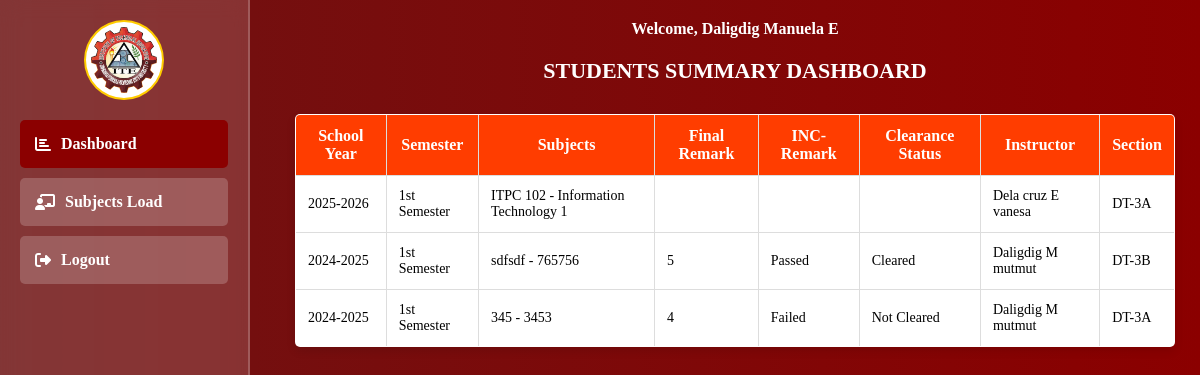
The app's page /student (signed in) with its own data.
### tables this page shows
CREATE TABLE `student_subjects` (
  `id` int(11) NOT NULL,
  `subject_id` int(11) DEFAULT NULL,
  `midterm` varchar(50) NOT NULL,
  `finalterm` varchar(50) NOT NULL,
  `remark` varchar(50) NOT NULL,
  `clearance` varchar(100) NOT NULL,
  `grade_id` int(11) DEFAULT NULL,
  `teacher_id` int(11) DEFAULT NULL,
  `semester_id` int(11) DEFAULT NULL,
  `student_id` int(11) DEFAULT NULL
);

CREATE TABLE `school_year` (
  `id` int(11) NOT NULL,
  `school_year` varchar(100) NOT NULL,
  `create_at` timestamp NOT NULL DEFAULT current_timestamp()
);

CREATE TABLE `semesters` (
  `id` int(11) NOT NULL,
  `semester` varchar(100) NOT NULL
);

CREATE TABLE `subject_year` (
  `id` int(11) NOT NULL,
  `name` varchar(100) NOT NULL,
  `code` varchar(100) NOT NULL,
  `created_at` datetime NOT NULL DEFAULT current_timestamp(),
  `program_id` int(11) DEFAULT NULL,
  `semester_id` int(11) DEFAULT NULL,
  `year_id` int(11) DEFAULT NULL,
  `teacher_id` int(11) DEFAULT NULL,
  `section_id` int(11) DEFAULT NULL
);

CREATE TABLE `sections` (
  `id` int(11) NOT NULL,
  `section_name` varchar(50) NOT NULL,
  `created_at` datetime NOT NULL DEFAULT current_timestamp(),
  `admin_id` int(11) DEFAULT NULL,
  `teacher_id` int(11) DEFAULT NULL,
  `student_id` int(11) DEFAULT NULL
);

### student/student_function.php (called while the page is built, shortened)
<?php
include "../db_connect.php";
function GetSchoolYearById($school_year)
{
    global $pdo;
    try {
        $stmt = $pdo->prepare("
        SELECT s.school_year FROM subject_year sy
        INNER JOIN school_year s ON sy.year_id = s.id
        WHERE year_id = ?
        ");
        $stmt->execute([$school_year]);
        return $stmt->fetch();
    } catch (PDOException $e) {
        return [];
    }
}
function getStudentName($id)
{
    global $pdo;
    try {
        $stmt = $pdo->prepare("SELECT
        CONCAT(lname, ' ', fname, ' ', mname) AS full_name
     FROM students WHERE id = ?");
        $stmt->execute([$id]);
        return $stmt->fetch(PDO::FETCH_ASSOC);
    } catch (PDOException $e) {
        error_log("Database Error: " . $e->getMessage());
        return [];
    }
}
function GetSemesterById($semester_id)
{
    global $pdo;
    try {
        $stmt = $pdo->prepare("
        SELECT s.semester FROM subject_year sy
        INNER JOIN semesters s ON sy.semester_id = s.id
        WHERE semester_id = ?
        ");
        $stmt->execute([$semester_id]);
        return $stmt->fetch();
    } catch (PDOException $e) {
        return [];
    }
}
function GetSectionById($section_id)
{
    global $pdo;
    try {
        $stmt = $pdo->prepare("
        SELECT s.section_name FROM subject_year sy
        INNER JOIN sections s ON sy.section_id = s.id
        WHERE section_id = ?
        ");
        $stmt->execute([$section_id]);
        return $stmt->fetch();
    } catch (PDOException $e) {
        return [];
    }
}
function GetInstructorById($instructor_id)
{
    global $pdo;
    try {
        $stmt = $pdo->prepare("
        SELECT
        CONCAT(s.lname, ' ', s.mname, ' ', s.fname) AS instructor_name
        FROM subject_year sy
        INNER JOIN teachers s ON sy.teacher_id = s.id
        WHERE teacher_id = ?
        ");
        $stmt->execute([$instructor_id]);
        return $stmt->fetch();
    } catch (PDOException $e) {
        return [];
    }
}
function getYearSubjectStudent2($student_id)
{
    global $pdo;
    try {
        $stmt = $pdo->prepare("
           SELECT ss.id, ss.clearance, ss.remark, ss.finalterm,
           sy.id AS subject_id, sy.name, sy.code, sy.semester_id, sy.section_id, sy.year_id, sy.teacher_id,
           s.id AS student_id, CONCAT(s.lname, ' ', s.mname, ' ', s.fname) AS student_complete_name
           FROM student_subjects ss
           INNER JOIN subject_year sy ON ss.subject_id = sy.id
           INNER JOIN students s ON ss.student_id = s.id
           WHERE ss.student_id = ?
        ");
        $stmt->execute([$student_id]);
        return $stmt->fetchAll(PDO::FETCH_ASSOC);
    } catch (PDOException $e) {
        error_log("Database Error: " . $e->getMessage());
        return [];
    }
}

### student/index.php (the view, shortened to what this page needs)
<?php
include "../db_connect.php";
include "./student_function.php";
?>
<head>
    <link rel="stylesheet" href="https://cdnjs.cloudflare.com/ajax/libs/font-awesome/6.2.0/css/all.css">
    <?php include "./sidebar.php" ?>
    <div class="sidebar">
        <div class="profile-info">
            <img src="../images/ITE.png" alt="Profile Icon" class="profile-icon">
        </div>
        <div class="sidebar-item" style="background-color: red;">
            <a href="./index.php"><i class="fas fa-chart-bar"></i> Dashboard</a>
        </div>
        <div class="sidebar-item">
            <a href="./subject_load.php"><i class="fas fa-chalkboard-teacher"></i> Subjects Load </a>
        </div>
        <div class="sidebar-item">
            <a href="./logout.php"><i class="fas fa-sign-out-alt"></i> Logout</a>
        </div>
    </div>
    <div class="content">
        <h4>Welcome, <?php $section = getStudentName($student_id) ?>
            <td><?php echo $section['full_name']; ?></td>
        </h4>
        <div class="dashboard-container">
            <div class="right-content">
                <h2>Students Summary Dashboard</h2>
                <div class="dashboard-container">
                    <div class="right-content">
                        <table border="1" cellpadding="10" cellspacing="2px">
                            <thead>
                                <tr>
                                    <th>School Year</th>
                                    <th>Semester</th>
                                    <th>Subjects</th>
                                    <th>Final Remark</th>
                                    <th>INC-Remark</th>
                                    <th>Clearance Status</th>
                                    <th>Instructor</th>
                                    <th>Section</th>
                                </tr>
                            </thead>
                            <tbody>
                            <tbody align="left">
                                <?php
                                $subjects = getYearSubjectStudent2($student_id);
                                if (!empty($subjects)) {
                                    foreach ($subjects as $subject) {
                                        ?>
                                        <tr>
                                            <?php $section = GetSchoolYearById($subject['year_id']) ?>
                                            <td><?php echo $section['school_year']; ?></td>
                                            <?php $section = GetSemesterById($subject['semester_id']) ?>
                                            <td><?php echo $section['semester']; ?></td>
                                            <td><?php echo $subject['code'] . " - " . $subject['name']; ?></td>
                                            <td><?php echo $subject['finalterm']; ?></td>
                                            <td><?php echo $subject['remark']; ?></td>
                                            <td><?php echo $subject['clearance']; ?></td>
                                            <?php $section = GetInstructorById($subject['teacher_id']) ?>
                                            <td><?php echo $section['instructor_name']; ?></td>
                                            <?php $section = GetSectionById($subject['section_id']) ?>
                                            <td><?php echo $section['section_name']; ?></td>
                                        </tr>
                                        <?php
                                    }
                                } else {
                                    echo '<tr align="center">
                                            <td colspan="8">Wait for the data loads</td>
                                            </tr>';
                                }
                                ?>
                            </tbody>
                            </tbody>
                        </table>
                    </div>
                </div>
            </div>
        </div>
    </div>

### student/index.php (style rules this page uses)
* { margin: 0; padding: 0; box-sizing: border-box; font-family: 'Georgia', serif; }
.sidebar { width: 250px; height: 100vh; background: rgba(255, 255, 255, 0.15); backdrop-filter: blur(10px); padding: 20px; position: fixed; left: 0; top: 0; overflow-y: auto; border-right: 2px solid rgba(255, 255, 255, 0.2); }
.sidebar .profile-info { text-align: center; margin-bottom: 20px; }
h4 { color: white; }
.sidebar .profile-icon { width: 80px; border-radius: 50%; background: white; padding: 5px; border: 2px solid #ffcc00; }
.sidebar-item { padding: 15px; margin: 10px 0; background: rgba(255, 255, 255, 0.2); border-radius: 5px; transition: 0.3s; font-size: 16px; }
.sidebar-item a { color: #FFFFFF; text-decoration: none; display: flex; align-items: center; font-weight: bold; }
.sidebar-item a i { margin-right: 10px; }
.content { margin-left: 275px; padding: 20px; width: calc(100% - 280px); display: flex; flex-direction: column; align-items: center; }
table { width: 100%; max-width: 1000px; border-collapse: collapse; margin-top: 30px; text-align: center; background: white; border-radius: 5px; overflow: hidden; box-shadow: 0px 4px 10px rgba(0, 0, 0, 0.1); }
th, td { border: 1px solid #ddd; padding: 12px; font-size: 14px; }
th { background-color: #ff3d00; color: white; font-size: 16px; font-weight: bold; }
h2 { margin-top: 20px; text-align: center; color: white; font-size: 22px; font-weight: bold; text-transform: uppercase; }
.sidebar-item a { font-size: 16px; }

### records on screen
student_subjects: school_year.school_year "2025-2026", semesters.semester "1st Semester", subject.code "ITPC 102", subject.name "Information Technology 1", instructor_name "Dela cruz E vanesa", sections.section_name "DT-3A"
student_subjects: school_year.school_year "2024-2025", semesters.semester "1st Semester", subject.code "sdfsdf", subject.name "765756", finalterm "5", remark "Passed", clearance "Cleared", instructor_name "Daligdig M mutmut", sections.section_name "DT-3B"
student_subjects: school_year.school_year "2024-2025", semesters.semester "1st Semester", subject.code "345", subject.name "3453", finalterm "4", remark "Failed", clearance "Not Cleared", instructor_name "Daligdig M mutmut", sections.section_name "DT-3A"

### other values on screen
$section['full_name'] "Daligdig Manuela E"
